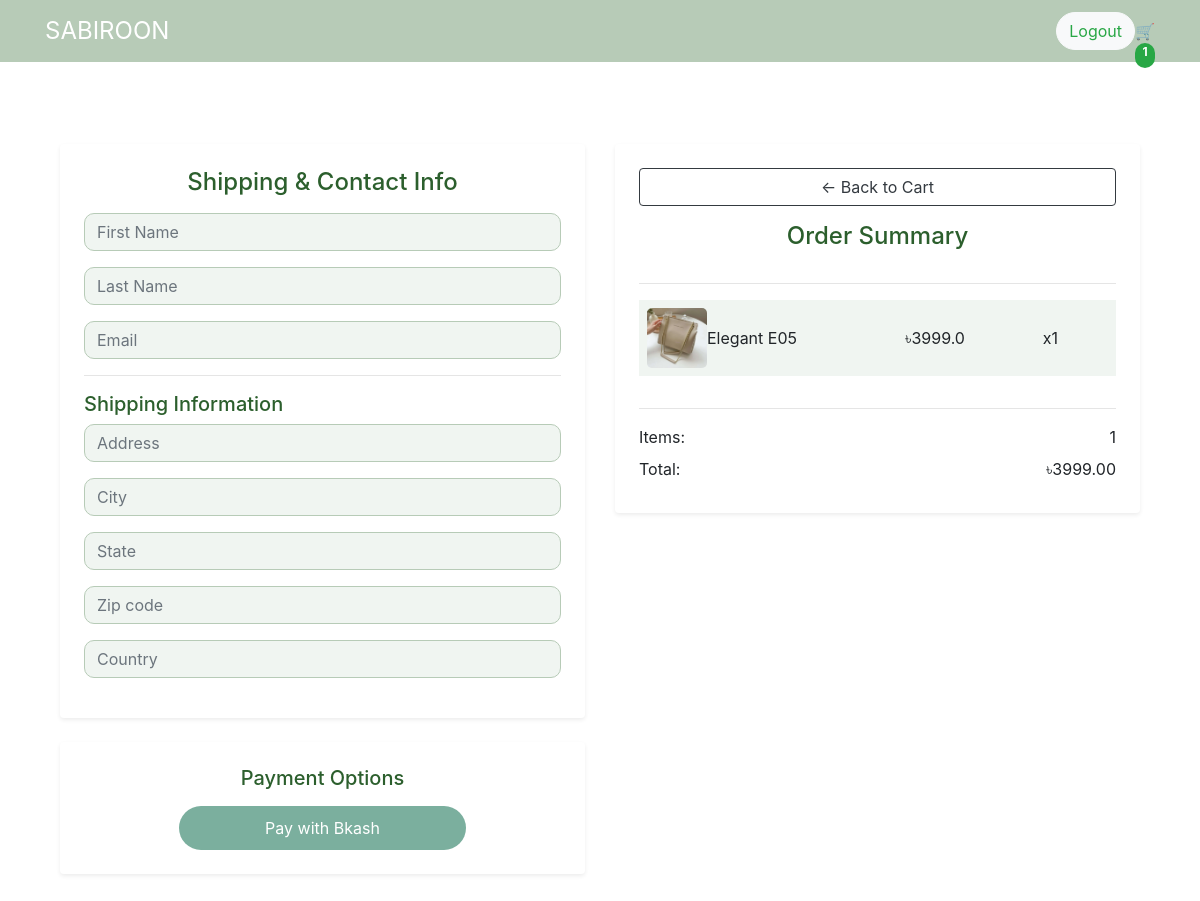
The page /checkout/ (signed in) on the database its author committed.
### store/models.py (models this page shows, shortened)
class Order_Product(models.Model):
    product = models.ForeignKey(Product, on_delete=models.CASCADE)
    order = models.ForeignKey(Order, on_delete=models.CASCADE)
    quantity = models.IntegerField(default=0)
    date_ordered = models.TimeField(auto_now_add=True)
    @property
    def get_total(self):
        total = self.product.price * self.quantity
        return total

class Product(models.Model):
    name =models.CharField(max_length=30)
    price = models.FloatField()
    digital = models.BooleanField(default=False, null=True, blank=True)
    image = models.ImageField(null=True, blank=True)
    @property
    def imageURL(self):
        try:
            url = self.image.url
        except:
            url = ''
        return url

class Order(models.Model):
    customer = models.ForeignKey(Customer, on_delete=models.SET_NULL, null=True, blank=True)
    order_date = models.DateTimeField(auto_now_add=True)
    cart_complete = models.BooleanField(default=False)
    transaction_id = models.CharField(max_length=30, null=True)
    @property
    def get_total_price(self):
        order_products = self.order_product_set.all()
        total_price = sum([order_product.get_total for order_product in order_products])
        return total_price
    @property
    def get_total_quantity(self):
        order_products = self.order_product_set.all()
        total_quantity = sum([order_product.quantity for order_product in order_products])
        return total_quantity

### store/views.py (the view, shortened to what this page needs)
# urls.py: path("checkout/", views.checkout, name="checkout"),
def checkout(request):
    data = cartData(request)  # your existing cart data function
    order_products = data['order_products']
    order = data['order']
    context = {'order_products': order_products, 'order': order}
    return render(request, 'store/checkout.html', context)

### store/context_processors.py (called while the page is built, shortened)
def get_total_quantity(request):
    if request.user.is_authenticated:
        customer = request.user.customer
        order, created= Order.objects.get_or_create(customer=customer, cart_complete=False)
        if order:
            orderitems = Order_Product.objects.filter(order=order)
            cart_total = sum([item.quantity for item in orderitems])
        else:
            cart_total=0
    return {'cart_total':cart_total}

### store/utils.py (called while the page is built)
def cartData(request):
    if request.user.is_authenticated:
        customer = request.user.customer
        order, created = Order.objects.get_or_create(customer=customer, cart_complete=False)
        order_products = Order_Product.objects.filter(order=order) #order.order_product_set.all()
    else:
        cookieData = cookieCart(request)
        order_products = cookieData['order_products']
        order =  cookieData['order']
    return {'order_products':order_products, 'order':order}

### store/templates/store/checkout.html (shortened to what this page needs)
{% extends 'store/main.html' %}
{% load static %}
{% block content %}
<div class="container my-5">
    <div class="row g-4">
        <div class="col-lg-6">
            <div class="card shadow-sm border-0 rounded-3 p-4">
                <form method="POST" action="{% url 'checkout' %}">
                    <h4 class="mb-3 text-center" style="color:#2C5F2D;">Shipping & Contact Info</h4>
                    <div class="mb-3">
                        <input required class="form-control" type="text" name="firstname" placeholder="First Name" style="border-radius:10px; background:#F0F5F1; border:1px solid #B7CBB7;">
                    </div>
                    <div class="mb-3">
                        <input required class="form-control" type="text" name="lastname" placeholder="Last Name" style="border-radius:10px; background:#F0F5F1; border:1px solid #B7CBB7;">
                    </div>
                    <div class="mb-3">
                        <input required class="form-control" type="email" name="email" placeholder="Email" style="border-radius:10px; background:#F0F5F1; border:1px solid #B7CBB7;">
                    </div>
                    <hr>
                    <h5 style="color:#2C5F2D;">Shipping Information</h5>
                    <div class="mb-3">
                        <input required class="form-control" type="text" name="address" placeholder="Address" style="border-radius:10px; background:#F0F5F1; border:1px solid #B7CBB7;">
                    </div>
                    <div class="mb-3">
                        <input required class="form-control" type="text" name="city" placeholder="City" style="border-radius:10px; background:#F0F5F1; border:1px solid #B7CBB7;">
                    </div>
                    <div class="mb-3">
                        <input required class="form-control" type="text" name="state" placeholder="State" style="border-radius:10px; background:#F0F5F1; border:1px solid #B7CBB7;">
                    </div>
                    <div class="mb-3">
                        <input required class="form-control" type="text" name="zipcode" placeholder="Zip code" style="border-radius:10px; background:#F0F5F1; border:1px solid #B7CBB7;">
                    </div>
                    <div class="mb-3">
                        <input required class="form-control" type="text" name="country" placeholder="Country" style="border-radius:10px; background:#F0F5F1; border:1px solid #B7CBB7;">
                    </div>
                </form>
            </div>
            <div class="card shadow-sm border-0 rounded-3 p-4 mt-4" id="payment-info">
                <h5 class="text-center mb-3" style="color:#2C5F2D;">Payment Options</h5>
                <div id="paypal-button-container" class="text-center"></div>
            </div>
        </div>
        <div class="col-lg-6">
            <div class="card shadow-sm border-0 rounded-3 p-4">
                <a class="btn btn-outline-dark mb-3" href="{% url 'cart' %}">&#x2190; Back to Cart</a>
                <h4 class="mb-3 text-center" style="color:#2C5F2D;">Order Summary</h4>
                <hr>
                {% for order_product in order_products %}
                    <div class="d-flex align-items-center justify-content-between mb-3 p-2 rounded-2" style="background-color: #F0F5F1;">
                        <div class="d-flex align-items-center" style="flex:2;">
                            <img src="{{ order_product.product.imageURL }}" alt="product" class="img-fluid" style="width:60px; height:60px; object-fit:cover; border-radius:5px;">
                            <p class="mb-0 ms-3">{{ order_product.product.name }}</p>
                        </div>
                        <div style="flex:1; text-align:center;">৳{{ order_product.product.price }}</div>
                        <div style="flex:1; text-align:center;">x{{ order_product.quantity }}</div>
                    </div>
                {% endfor %}
                <hr>
                <div class="d-flex justify-content-between fw-bold mb-2">
                    <span>Items:</span>
                    <span>{{ order.get_total_quantity }}</span>
                </div>
                <div class="d-flex justify-content-between fw-bold mb-2">
                    <span>Total:</span>
                    <span>৳{{ order.get_total_price|floatformat:2 }}</span>
                </div>
            </div>
        </div>
    </div>
</div>
{% endblock content %}

### static/css/main.css (style rules this page uses)
body { background-color: hsl(0, 0%, 98%); }
h1, h2, h3, h4, h5, h6 { color: hsl(0, 0%, 30%); }
.col-lg-4, .col-lg-6, .col-lg-8, .col-lg-12 { margin-top: 10px; }
.btn { border-radius: 4px; }

### rows shown on the page
Order_Product: product.imageURL (picture), product.name "Elegant E05", product.price "3999.0", quantity "1"
Order: get_total_quantity "1", get_total_price "3999.00"

### other values the page prints
{{ cart_total }} "1"
